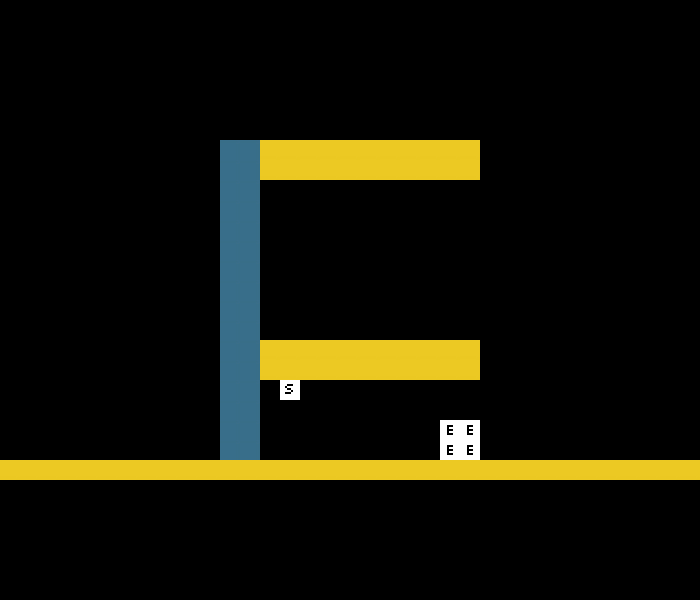

A 2D game scene composited from a Tiled map and its tileset images. What follows is a short description and the map's XML, with each tile layer's data collapsed to a summary:
An orthogonal 35x30 tile map with 20x20 px tiles, 2 tile layers (art, data).

<map version="1.0" orientation="orthogonal" width="35" height="30" tilewidth="20" tileheight="20">
 <tileset firstgid="1" name="tile s" tilewidth="20" tileheight="20">
  <image source="tiles.png" width="100" height="100" />
 </tileset>
 <layer name="art" width="35" height="30">
  <data>[1050 cells, 115 non-empty, 3 distinct tile ids]</data>
 </layer>
 <layer name="data" width="35" height="30">
  <data>[1050 cells, 1 non-empty, 1 distinct tile ids]</data>
 </layer>
</map>
